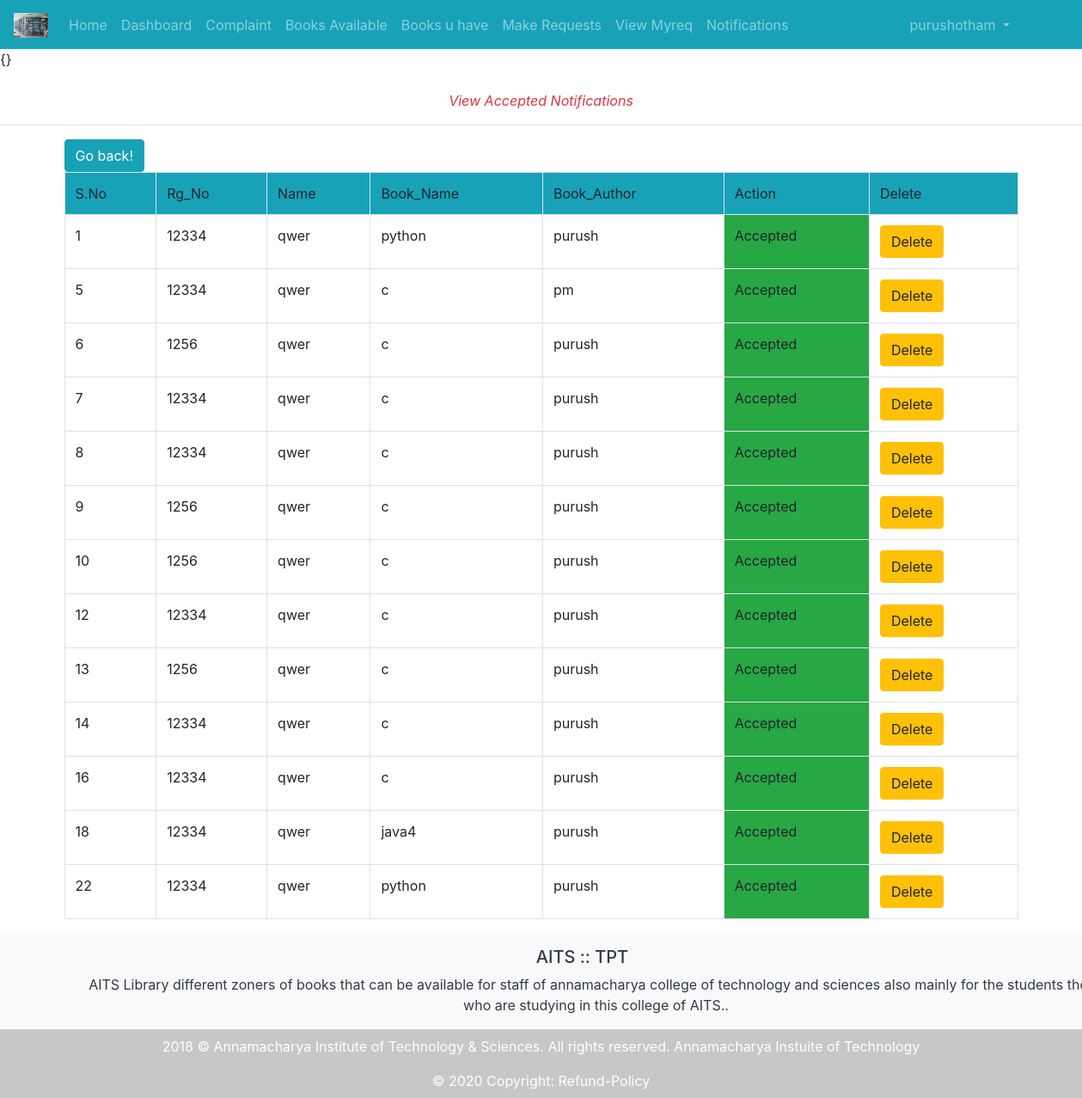
The page /accepting/ (signed in) on the database its author committed.
### NoteApp/models.py (models this page shows)
class st_admin_data(models.Model):
	Rg_No=models.CharField(max_length=120)
	Branch=models.CharField(max_length=120)
	Name=models.CharField(max_length=120)
	issue_status=models.IntegerField(default=0)
	Book_name=models.CharField(max_length=120)
	Book_author=models.CharField(max_length=120)
	Book_count=models.IntegerField(default=0)
	Issue_date=models.DateField(blank=True,null=True)
	Expire_date=models.DateField(blank=True,null=True)
	uid=models.ForeignKey(User,on_delete=models.CASCADE)

### NoteApp/views.py (the view)
# urls.py: path('accepting/',views.accepting,name="accepting"),
def accepting(req):
	pending2=st_admin_data.objects.all()
	data=Books_Avail.objects.filter()
	return render(req,'html/noti_acceptingdata.html',{'p':pending2})

### NoteApp/templates/html/noti_acceptingdata.html (shortened to what this page needs)
{% extends 'html/base.html' %}
{% load static %}
{% block content %}
<div class="text-center text-danger">
	<br>
	<span><i>View Accepted Notifications</i></span>
</div>
<hr>
<div class="container">
	<table class="table table-bordered">
		<input type="button" value="Go back!" onclick="history.back()" class="btn btn-info">
		<tr class="bg bg-info">
			<td>S.No</td>
			<td>Rg_No</td>
			<td>Name</td>
			<td>Book_Name</td>
			<td>Book_Author</td>
			<td>Action</td>
			<td>Delete</td>
		</tr>
		{% for i in p %}
		{% if i.issue_status is 1 %}
		<tr>
			<td>{{forloop.counter}}</td>
			<td>{{i.Rg_No}}</td>
			<td>{{i.Name}}</td>
			<td>{{i.Book_name}}</td>
			<td>{{i.Book_author}}</td>
			{% if i.issue_status is 1 %}
			<td class="bg-success">Accepted</td>
			{% endif %}
			<td><a class="confirm-delete btn btn-warning" href="{% url 'datadelete' i.id %}">Delete</a></td>
		</tr>
		{% endif %}
		{% endfor %}
	</table>
</div>
{% endblock %}

### NoteApp/templates/html/navbar.html (shortened to what this page needs)
{% load static %}
<nav class="navbar navbar-expand-sm bg-info navbar-dark  navbar-expand-sm">
  <a class="navbar-brand" href="{% url 'hm' %}">
    <img src="{% static 'images/libnew.jpg' %}" alt="logo" style="width:40px;">
  </a>
  <div class="collapse navbar-collapse" id="collapsibleNavbar">
  <ul class="navbar-nav">
    {% if not user.is_authenticated %}
    <li class="nav-item">
      <a class="nav-link" href="{% url 'hm' %}">Home</a>
    </li>
    <li class="nav-item">
      <a class="nav-link" href="{% url 'at' %}">AboutUs</a>
    </li>
   <li class="nav-item">
      <a class="nav-link" href="{% url 'ct' %}">Contactdetails</a>
    </li>
    {% else %}
    {% if user.is_superuser %}
     <li class="nav-item">
      <a class="nav-link" href="{% url 'hm' %}">Home</a>
    </li>
     <li class="nav-item">
      <a class="nav-link" href="{% url 'dsh' %}">Dashboard</a>
    </li>
    <li class="nav-item">
      <a class="nav-link" href="{% url 'complaint' %}">Complaint</a>
    </li>
    <li class="nav-item">
      <a class="nav-link" href="{% url 'books_avail' %}">Books Available</a>
    </li>
    <li class="dropdown">
      <a type="button" class="nav-link dropdown-toggle" data-toggle="dropdown">Books Status</a>
      <div class="dropdown-menu">
        <a class="dropdown-item" href="{% url 'Books' %}">Issued Books</a>
      <a class="dropdown-item" href="{% url 'books_return'%}">Return Books</a></div>
    </li>
    <li class="nav-item">
      <a class="nav-link" href="{% url 'Books' %}">Students Requests</a>
    </li>
     <li class="nav-item" style='display:inline'>
      <a class="nav-link" href="{% url 'viewn' %}">Notifications</a><sub class="text-light">View<sup class="text-danger">{{d}}</sup></sub>
    </li>
    {% else %}
      <li class="nav-item">
      <a class="nav-link" href="{% url 'hm' %}">Home</a>
    </li>
     <li class="nav-item">
      <a class="nav-link" href="{% url 'dsh' %}">Dashboard</a>
    </li>
    <li class="nav-item">
      <a class="nav-link" href="{% url 'complaint' %}">Complaint</a>
    </li>
    <li class="nav-item">
      <a class="nav-link" href="{% url 'studentbooks_avail' %}">Books Available</a>
    </li>
     <li class="nav-item">
      <a class="nav-link" href="{% url 'Books' %}">Books u have</a>
    </li>
    <li class="nav-item">
      <a class="nav-link" href="{% url 'send_request' %}">Make Requests</a>
    </li>
    <li class="nav-item">
        <a class="nav-link" href="{% url 'myreq' %}">View Myreq</a>
      </li>
     <li class="nav-item">
      <a class="nav-link" href="{% url 'Books' %}">Notifications</a>
    </li>
    {% endif %}
    {% endif %}
  </ul>
  <ul class="navbar-nav ml-auto" style="margin-right:60px">
    {% if not user.is_authenticated %}
    <li class="nav-item">
      <a class="nav-link" href="{% url 'log' %}">LogIn</a>
    </li>
    {% else %}
  <li class="dropdown">
    <a type="button" class="nav-link dropdown-toggle" data-toggle="dropdown">
      {{user.username}}
    </a>
</li>
{% endif %}
</ul>
</div>
</nav>

### rows shown on the page
st_admin_data: Rg_No "12334", Name "qwer", Book_name "python", Book_author "purush", issue_status "Accepted"
st_admin_data: Rg_No "12334", Name "qwer", Book_name "c", Book_author "pm", issue_status "Accepted"
st_admin_data: Rg_No "1256", Name "qwer", Book_name "c", Book_author "purush", issue_status "Accepted"
st_admin_data: Rg_No "12334", Name "qwer", Book_name "c", Book_author "purush", issue_status "Accepted"
st_admin_data: Rg_No "12334", Name "qwer", Book_name "c", Book_author "purush", issue_status "Accepted"
st_admin_data: Rg_No "1256", Name "qwer", Book_name "c", Book_author "purush", issue_status "Accepted"
st_admin_data: Rg_No "1256", Name "qwer", Book_name "c", Book_author "purush", issue_status "Accepted"
st_admin_data: Rg_No "12334", Name "qwer", Book_name "c", Book_author "purush", issue_status "Accepted"
st_admin_data: Rg_No "1256", Name "qwer", Book_name "c", Book_author "purush", issue_status "Accepted"
st_admin_data: Rg_No "12334", Name "qwer", Book_name "c", Book_author "purush", issue_status "Accepted"
st_admin_data: Rg_No "12334", Name "qwer", Book_name "c", Book_author "purush", issue_status "Accepted"
st_admin_data: Rg_No "12334", Name "qwer", Book_name "java4", Book_author "purush", issue_status "Accepted"
st_admin_data: Rg_No "12334", Name "qwer", Book_name "python", Book_author "purush", issue_status "Accepted"

### other values the page prints
{{ user.username }} "purushotham"
